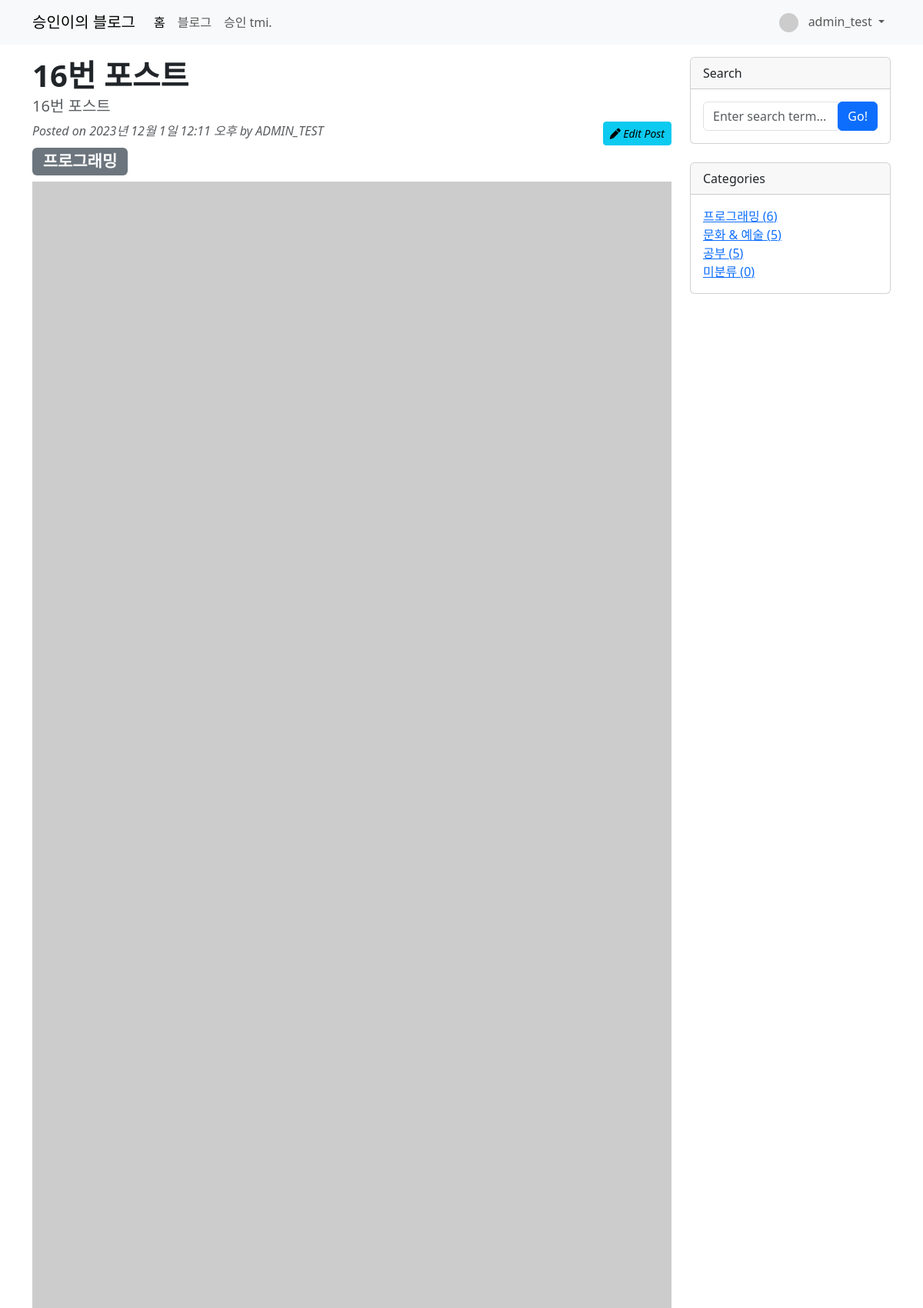
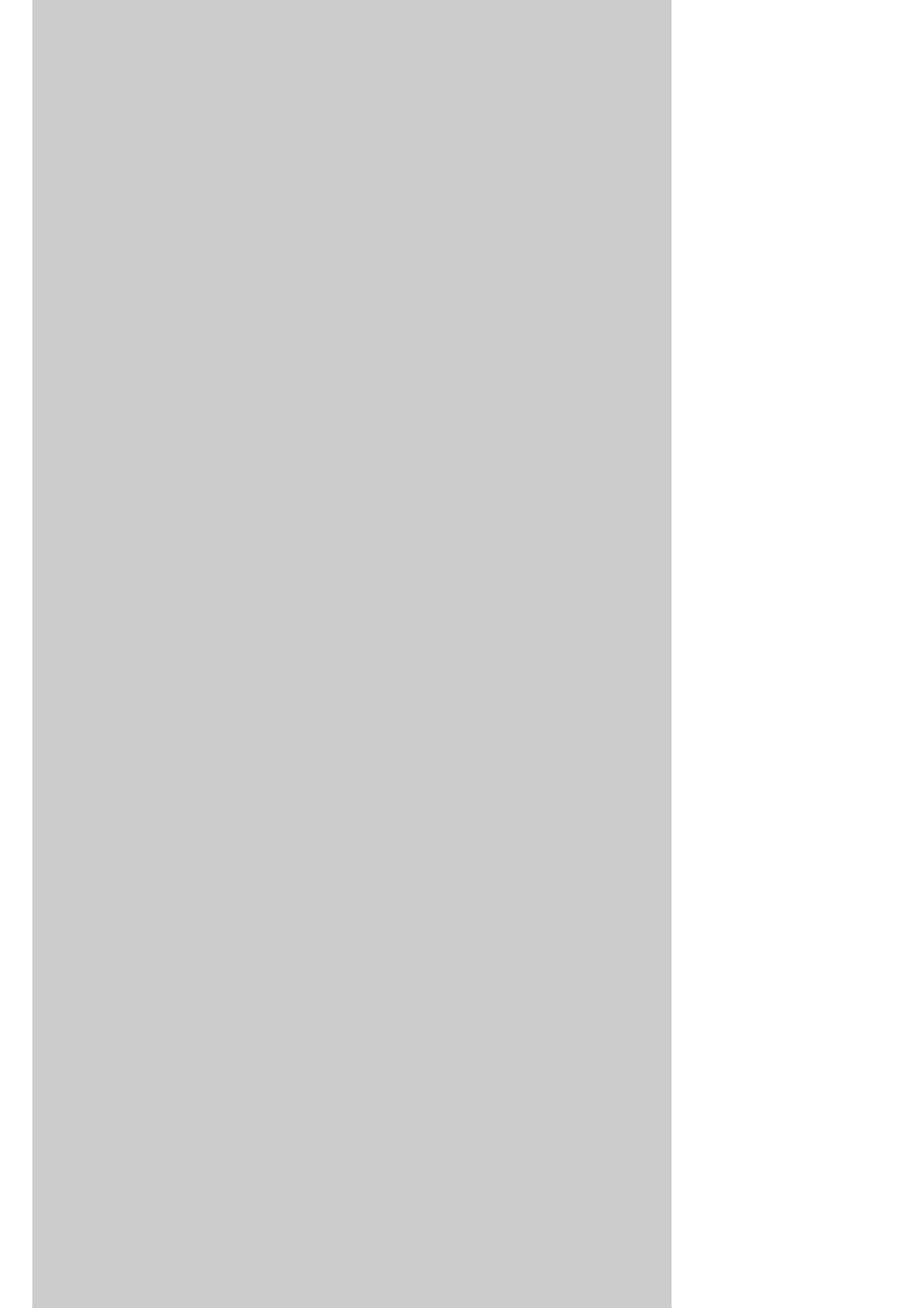
Screenshot of /blog/16/ (signed in, upper part) with the database file from the repository (2 pictures, top to bottom).
### blog/models.py (models this page shows, shortened)
class Post(models.Model):
    title = models.CharField(max_length=30)
    hook_text = models.CharField(max_length=100, blank=True)
    content = MarkdownxField()
    head_image = models.ImageField(upload_to="blog/images/%Y/%m/%d/", blank=True)
    file_upload = models.FileField(upload_to="blog/files/%Y/%m/%d/", blank=True)
    created_at = models.DateTimeField(auto_now_add=True)
    updated_at = models.DateTimeField(auto_now=True)
    author = models.ForeignKey(User, null=True, on_delete=models.SET_NULL)
    category = models.ForeignKey(
        Category, null=True, blank=True, on_delete=models.SET_NULL
    )
    tags = models.ManyToManyField(Tag, blank=True)
    def get_absolute_url(self):
        return f"/blog/{self.pk}/"
    def get_content_markdown(self):
        return markdown(self.content)

class Category(models.Model):
    name = models.CharField(max_length=50, unique=True)
    slug = models.SlugField(max_length=200, unique=True, allow_unicode=True)
    def __str__(self):
        return self.name
    def get_absolute_url(self):
        return f"/blog/category/{self.slug}/"
    class Meta:
        verbose_name_plural = "Categories"

### blog/views.py (the view)
# urls.py: path("<int:pk>/", views.PostDetail.as_view()),
class PostDetail(DetailView):
    model = Post
    def get_context_data(self, **kwargs):
        context = super(PostDetail, self).get_context_data()
        context["categories"] = Category.objects.all()
        context["no_category_post_count"] = Post.objects.filter(category=None).count()
        context["comment_form"] = CommentForm
        return context

### blog/models.py (called while the page is built)
    def __str__(self):
        return self.name

    def get_absolute_url(self):
        return f"/blog/tag/{self.slug}/"

### blog/templates/blog/post_detail.html (shortened to what this page needs)
{% extends 'blog/base.html' %}
{% load crispy_forms_tags %}
{% block main_area %}
  <div id="post-area">
    <h1 class="fw-bolder mb-1">{{ post.title }}</h1>
    <h5 class="text-muted">{{ post.hook_text }}</h5>
    <div class="text-muted fst-italic mb-2">Posted on
      {{ post.created_at }}
      by
      {{ post.author | upper }}</a>
    {% if user.is_authenticated and user == post.author %}
      <a class="btn btn-info btn-sm float-end" href="/blog/update_post/{{ post.pk }}/" role="button">
        <i class="fas fa-pen"></i>
        Edit Post</a>
    {% endif %}
  </div>
  {% if post.category %}
    <h3>
      <span class="badge bg-secondary text-decoration-none link-light">{{ post.category }}</span></h3>
  {% else %}
    <h3>
      <span class="badge bg-secondary text-decoration-none link-light">미분류</span></h3>
  {% endif %}
  <figure class="mb-4">
    {% if post.head_image %}
      <img class="card-img-top" src="{{ post.head_image.url }}" alt=""/>
    {% else %}
      <img class="card-img-top" src="https://picsum.photos/seed/{{ post.id }}/800/200" alt="random_image">
    {% endif %}
  </figure>
</div>
{% endblock %}

### blog/templates/blog/base.html (shortened to what this page needs)
<!DOCTYPE html>
{% load static %}
<html>
  <head>
    <link rel="stylesheet" href="{% static 'blog/bootstrap/bootstrap.min.css' %}" media="screen">
  </head>
  <body>
    {% include 'blog/navbar.html' %}
    <div class="container my-3">
      <div class="row">
        <div class="col-md-8 col-lg-9" id="main-area">
          {% block main_area %}{% endblock %}
        </div>
        <div class="col-md-4 col-lg-3">
          <div class="card mb-4">
            <div class="card-header">Search</div>
            <div class="card-body">
              <div class="input-group">
                <input class="form-control" type="text" placeholder="Enter search term..." id="search-input">
                <span class="input-group-btn">
                  <button class="btn btn-primary" id="button-search" type="button" onclick="searchPost();">Go!</button>
                </span>
              </div>
            </div>
          </div>
          <div class="card mb-4" id="categories-card">
            <div class="card-header">Categories</div>
            <div class="card-body">
              <div class="row">
                <ul class="list-unstyled mb-0">
                  {% for category in categories %}
                    <li>
                      <a href="{{ category.get_absolute_url }}">
                        {{ category }}
                        ({{category.post_set.count }})
                      </a>
                    </li>
                  {% endfor %}
                  <li>
                    <a href="/blog/category/no_category/">미분류 ({{ no_category_post_count }})</a>
                  </li>
                </ul>
              </div>
            </div>
          </div>
        </div>
      </div>
    </div>
</body>
</html>

### blog/templates/blog/navbar.html (shortened to what this page needs)
{% load socialaccount %}
<nav class="navbar navbar-expand-lg bg-body-tertiary">
  <div class="container-fluid container">
    <a class="navbar-brand" href="/">승인이의 블로그</a>
    <div class="collapse navbar-collapse" id="navbarSupportedContent">
      <ul class="navbar-nav me-auto mb-2 mb-lg-0">
        <li class="nav-item">
          <a class="nav-link active" aria-current="page" href="/">홈</a>
        </li>
        <li class="nav-item">
          <a class="nav-link" href="/blog/">블로그</a>
        </li>
        <li class="nav-item">
          <a class="nav-link" href="/about_me/">승인 tmi.</a>
        </li>
      </ul>
      <ul class="navbar-nav ml-auto">
        {% if user.is_authenticated %}
          <li class="nav-item dropdown">
            <a class="nav-link dropdown-toggle" href="#" role="button" data-bs-toggle="dropdown" aria-expanded="false">
              {% if user.socialaccount_set.all.first.get_avatar_url %}
                <img class="rounded-circle" width="25px" src="{{ user.socialaccount_set.all.first.get_avatar_url }}" alt="">
              {% else %}
                <img class="rounded-circle" src="https://i.pravatar.cc/150?u={{ user.email }}" alt="" width="25px">
              {% endif %}
              {{ user.username }}
            </a>
          </li>
        {% endif %}
    </ul>
  </div>
</div>
</nav>

### rows the page displays
Post: title "16번 포스트", hook_text "16번 포스트", created_at "2023년 12월 1일 12:11 오후", author "ADMIN_TEST", category "프로그래밍"
Category: name "프로그래밍", post_set.count "6"
Category: name "문화 & 예술", post_set.count "5"
Category: name "공부", post_set.count "5"

### other values shown
{{ user.username }} "admin_test"
{{ no_category_post_count }} "0"
